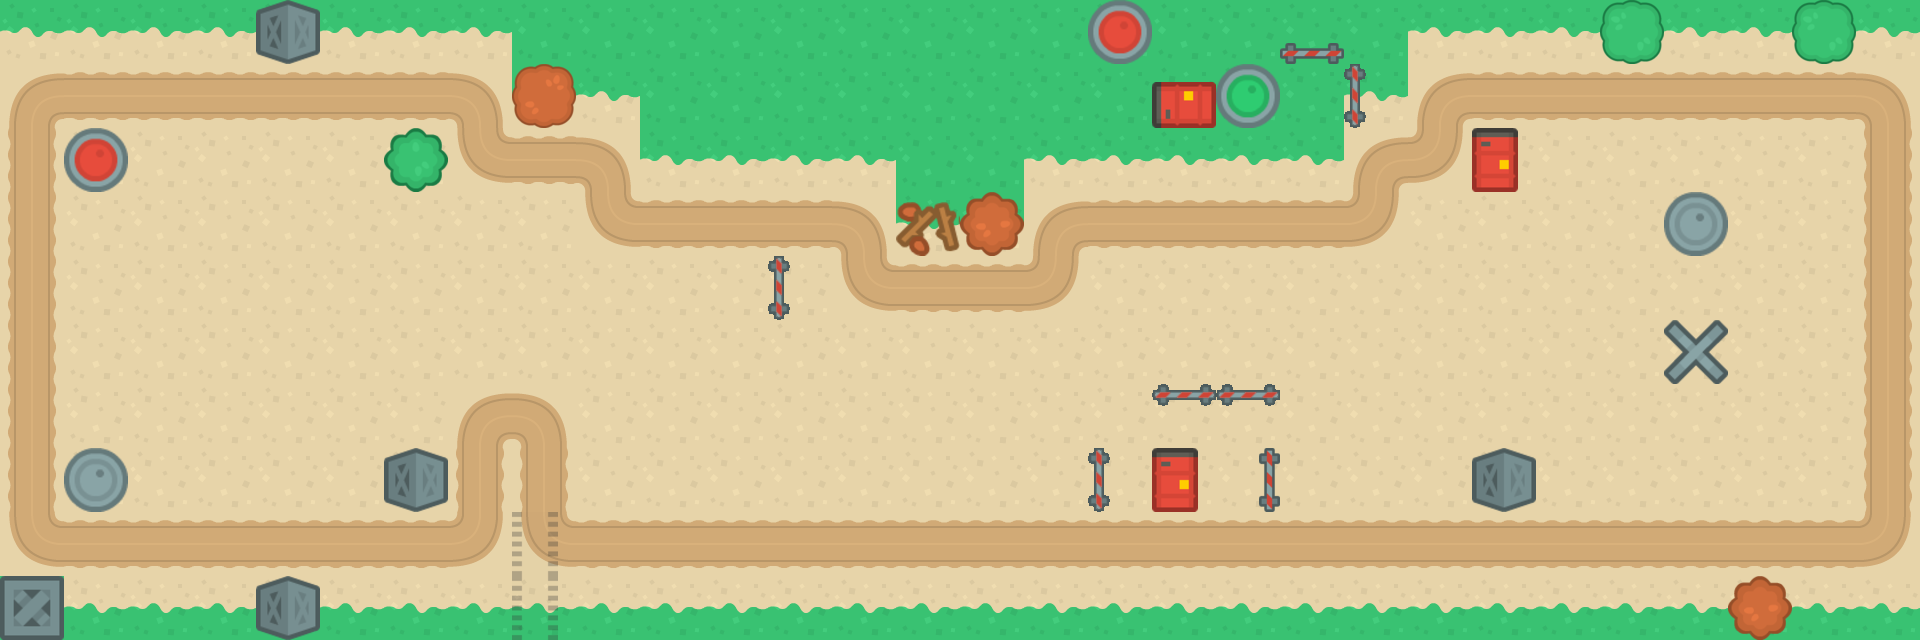

The image is a tile-based game level rendered from a .tmx file. Its description and source (layers, tilesets, objects; grid data summarised) follow:
An orthogonal 30x10 tile map with 64x64 px tiles, 5 tile layers (bot, worldTerrain, worldObjects, top, ...), 3 tilesets and 6 objects (start, end, piece1, piece2, piece3, ...).

<map version="1.4" tiledversion="1.4.2" orientation="orthogonal" renderorder="right-down" width="30" height="10" tilewidth="64" tileheight="64" infinite="0" nextlayerid="7" nextobjectid="7">
 <editorsettings>
  <export target="../json/kurumap3.json" format="json" />
 </editorsettings>
 <tileset firstgid="1" name="tilesPerso" tilewidth="64" tileheight="64" tilecount="20" columns="5">
  <image source="../images/tilesPerso.png" width="320" height="256" />
  <tile id="0">
   <properties>
    <property name="collides" type="bool" value="true" />
   </properties>
  </tile>
  <tile id="1">
   <properties>
    <property name="collides" type="bool" value="true" />
   </properties>
  </tile>
  <tile id="2">
   <properties>
    <property name="collides" type="bool" value="true" />
   </properties>
  </tile>
  <tile id="3">
   <properties>
    <property name="collides" type="bool" value="true" />
   </properties>
  </tile>
  <tile id="4">
   <properties>
    <property name="collides" type="bool" value="true" />
   </properties>
  </tile>
  <tile id="5">
   <properties>
    <property name="collides" type="bool" value="true" />
   </properties>
  </tile>
  <tile id="6">
   <properties>
    <property name="collides" type="bool" value="true" />
   </properties>
  </tile>
  <tile id="7">
   <properties>
    <property name="collides" type="bool" value="true" />
   </properties>
  </tile>
  <tile id="8">
   <properties>
    <property name="collides" type="bool" value="true" />
   </properties>
  </tile>
  <tile id="9">
   <properties>
    <property name="collides" type="bool" value="true" />
   </properties>
  </tile>
  <tile id="10">
   <properties>
    <property name="collides" type="bool" value="true" />
   </properties>
  </tile>
  <tile id="11">
   <properties>
    <property name="collides" type="bool" value="true" />
   </properties>
  </tile>
  <tile id="12">
   <properties>
    <property name="collides" type="bool" value="true" />
   </properties>
  </tile>
  <tile id="13">
   <properties>
    <property name="collides" type="bool" value="true" />
   </properties>
  </tile>
  <tile id="14">
   <properties>
    <property name="collides" type="bool" value="true" />
   </properties>
  </tile>
  <tile id="15">
   <properties>
    <property name="collides" type="bool" value="true" />
   </properties>
  </tile>
  <tile id="16">
   <properties>
    <property name="collides" type="bool" value="true" />
   </properties>
  </tile>
  <tile id="17">
   <properties>
    <property name="collides" type="bool" value="true" />
   </properties>
  </tile>
  <tile id="18">
   <properties>
    <property name="collides" type="bool" value="true" />
   </properties>
  </tile>
  <tile id="19">
   <properties>
    <property name="collides" type="bool" value="true" />
   </properties>
  </tile>
 </tileset>
 <tileset firstgid="21" name="terrain" tilewidth="64" tileheight="64" tilecount="40" columns="10">
  <image source="../images/terrainTiles_default.png" width="640" height="256" />
  <tile id="0">
   <properties>
    <property name="collides" type="bool" value="false" />
   </properties>
  </tile>
  <tile id="1">
   <properties>
    <property name="collides" type="bool" value="true" />
   </properties>
  </tile>
  <tile id="2">
   <properties>
    <property name="collides" type="bool" value="true" />
   </properties>
  </tile>
  <tile id="3">
   <properties>
    <property name="collides" type="bool" value="true" />
   </properties>
  </tile>
  <tile id="4">
   <properties>
    <property name="collides" type="bool" value="true" />
   </properties>
  </tile>
  <tile id="5">
   <properties>
    <property name="collides" type="bool" value="true" />
   </properties>
  </tile>
  <tile id="6">
   <properties>
    <property name="collides" type="bool" value="true" />
   </properties>
  </tile>
  <tile id="7">
   <properties>
    <property name="collides" type="bool" value="false" />
   </properties>
  </tile>
  <tile id="8">
   <properties>
    <property name="collides" type="bool" value="false" />
   </properties>
  </tile>
  <tile id="9">
   <properties>
    <property name="collides" type="bool" value="true" />
   </properties>
  </tile>
  <tile id="10">
   <properties>
    <property name="collides" type="bool" value="false" />
   </properties>
  </tile>
  <tile id="11">
   <properties>
    <property name="collides" type="bool" value="true" />
   </properties>
  </tile>
  <tile id="12">
   <properties>
    <property name="collides" type="bool" value="true" />
   </properties>
  </tile>
  <tile id="13">
   <properties>
    <property name="collides" type="bool" value="true" />
   </properties>
  </tile>
  <tile id="14">
   <properties>
    <property name="collides" type="bool" value="true" />
   </properties>
  </tile>
  <tile id="15">
   <properties>
    <property name="collides" type="bool" value="true" />
   </properties>
  </tile>
  <tile id="16">
   <properties>
    <property name="collides" type="bool" value="true" />
   </properties>
  </tile>
  <tile id="17">
   <properties>
    <property name="collides" type="bool" value="false" />
   </properties>
  </tile>
  <tile id="18">
   <properties>
    <property name="collides" type="bool" value="false" />
   </properties>
  </tile>
  <tile id="19">
   <properties>
    <property name="collides" type="bool" value="true" />
   </properties>
  </tile>
  <tile id="20">
   <properties>
    <property name="collides" type="bool" value="false" />
   </properties>
  </tile>
  <tile id="21">
   <properties>
    <property name="collides" type="bool" value="true" />
   </properties>
  </tile>
  <tile id="22">
   <properties>
    <property name="collides" type="bool" value="true" />
   </properties>
  </tile>
  <tile id="23">
   <properties>
    <property name="collides" type="bool" value="true" />
   </properties>
  </tile>
  <tile id="24">
   <properties>
    <property name="collides" type="bool" value="true" />
   </properties>
  </tile>
  <tile id="25">
   <properties>
    <property name="collides" type="bool" value="true" />
   </properties>
  </tile>
  <tile id="26">
   <properties>
    <property name="collides" type="bool" value="true" />
   </properties>
  </tile>
  <tile id="27">
   <properties>
    <property name="collides" type="bool" value="true" />
   </properties>
  </tile>
  <tile id="28">
   <properties>
    <property name="collides" type="bool" value="true" />
   </properties>
  </tile>
  <tile id="29">
   <properties>
    <property name="collides" type="bool" value="true" />
   </properties>
  </tile>
  <tile id="30">
   <properties>
    <property name="collides" type="bool" value="false" />
   </properties>
  </tile>
  <tile id="31">
   <properties>
    <property name="collides" type="bool" value="true" />
   </properties>
  </tile>
  <tile id="32">
   <properties>
    <property name="collides" type="bool" value="true" />
   </properties>
  </tile>
  <tile id="33">
   <properties>
    <property name="collides" type="bool" value="true" />
   </properties>
  </tile>
  <tile id="34">
   <properties>
    <property name="collides" type="bool" value="true" />
   </properties>
  </tile>
  <tile id="35">
   <properties>
    <property name="collides" type="bool" value="true" />
   </properties>
  </tile>
  <tile id="36">
   <properties>
    <property name="collides" type="bool" value="true" />
   </properties>
  </tile>
  <tile id="37">
   <properties>
    <property name="collides" type="bool" value="true" />
   </properties>
  </tile>
  <tile id="38">
   <properties>
    <property name="collides" type="bool" value="true" />
   </properties>
  </tile>
  <tile id="39">
   <properties>
    <property name="collides" type="bool" value="true" />
   </properties>
  </tile>
 </tileset>
 <tileset firstgid="61" name="tile-sheet-objet" tilewidth="64" tileheight="64" tilecount="27" columns="9">
  <image source="../images/tile-sheet-objet.png" width="576" height="192" />
  <tile id="0">
   <properties>
    <property name="collides" type="bool" value="true" />
   </properties>
  </tile>
  <tile id="1">
   <properties>
    <property name="collides" type="bool" value="true" />
   </properties>
  </tile>
  <tile id="2">
   <properties>
    <property name="collides" type="bool" value="true" />
   </properties>
  </tile>
  <tile id="3">
   <properties>
    <property name="collides" type="bool" value="true" />
   </properties>
  </tile>
  <tile id="4">
   <properties>
    <property name="collides" type="bool" value="true" />
   </properties>
  </tile>
  <tile id="5">
   <properties>
    <property name="collides" type="bool" value="true" />
   </properties>
  </tile>
  <tile id="6">
   <properties>
    <property name="collides" type="bool" value="true" />
   </properties>
  </tile>
  <tile id="7">
   <properties>
    <property name="collides" type="bool" value="true" />
   </properties>
  </tile>
  <tile id="8">
   <properties>
    <property name="collides" type="bool" value="false" />
    <property name="name" value="endLevel" />
   </properties>
  </tile>
  <tile id="9">
   <properties>
    <property name="collides" type="bool" value="true" />
   </properties>
  </tile>
  <tile id="10">
   <properties>
    <property name="collides" type="bool" value="true" />
   </properties>
  </tile>
  <tile id="11">
   <properties>
    <property name="collides" type="bool" value="true" />
   </properties>
  </tile>
  <tile id="12">
   <properties>
    <property name="collides" type="bool" value="true" />
   </properties>
  </tile>
  <tile id="13">
   <properties>
    <property name="collides" type="bool" value="true" />
   </properties>
  </tile>
  <tile id="14">
   <properties>
    <property name="collides" type="bool" value="true" />
   </properties>
  </tile>
  <tile id="15">
   <properties>
    <property name="collides" type="bool" value="true" />
   </properties>
  </tile>
  <tile id="16">
   <properties>
    <property name="collides" type="bool" value="true" />
   </properties>
  </tile>
  <tile id="17">
   <properties>
    <property name="collides" type="bool" value="true" />
   </properties>
  </tile>
  <tile id="18">
   <properties>
    <property name="collides" type="bool" value="true" />
   </properties>
  </tile>
  <tile id="19">
   <properties>
    <property name="collides" type="bool" value="true" />
   </properties>
  </tile>
  <tile id="20">
   <properties>
    <property name="collides" type="bool" value="true" />
   </properties>
  </tile>
  <tile id="21">
   <properties>
    <property name="collides" type="bool" value="true" />
   </properties>
  </tile>
  <tile id="22">
   <properties>
    <property name="collides" type="bool" value="true" />
   </properties>
  </tile>
  <tile id="23">
   <properties>
    <property name="collides" type="bool" value="true" />
   </properties>
  </tile>
  <tile id="24">
   <properties>
    <property name="collides" type="bool" value="true" />
   </properties>
  </tile>
  <tile id="25">
   <properties>
    <property name="collides" type="bool" value="true" />
   </properties>
  </tile>
  <tile id="26">
   <properties>
    <property name="collides" type="bool" value="true" />
   </properties>
  </tile>
 </tileset>
 <layer id="5" name="bot" width="30" height="10">
  <data>[300 cells, 300 non-empty, 4 distinct tile ids]</data>
 </layer>
 <layer id="4" name="worldTerrain" width="30" height="10">
  <data>[300 cells, 82 non-empty, 6 distinct tile ids]</data>
 </layer>
 <layer id="6" name="worldObjects" width="30" height="10">
  <data>[300 cells, 14 non-empty, 8 distinct tile ids]</data>
 </layer>
 <layer id="3" name="top" width="30" height="10">
  <data>[300 cells, 16 non-empty, 12 distinct tile ids]</data>
 </layer>
 <layer id="1" name="overlap" width="30" height="10">
  <data>[300 cells, 0 non-empty, 0 distinct tile ids]</data>
 </layer>
 <objectgroup id="2" name="Objects">
  <object id="1" name="start" x="238" y="320">
   <properties>
    <property name="nbPieces" type="int" value="4" />
   </properties>
  </object>
  <object id="2" name="end" x="1695" y="350.455" />
  <object id="3" name="piece1" x="637.333" y="386.667" />
  <object id="4" name="piece2" x="954.667" y="449.333" />
  <object id="5" name="piece3" x="1278.67" y="322.667" />
  <object id="6" name="piece4" x="1538.67" y="381.333" />
 </objectgroup>
</map>
